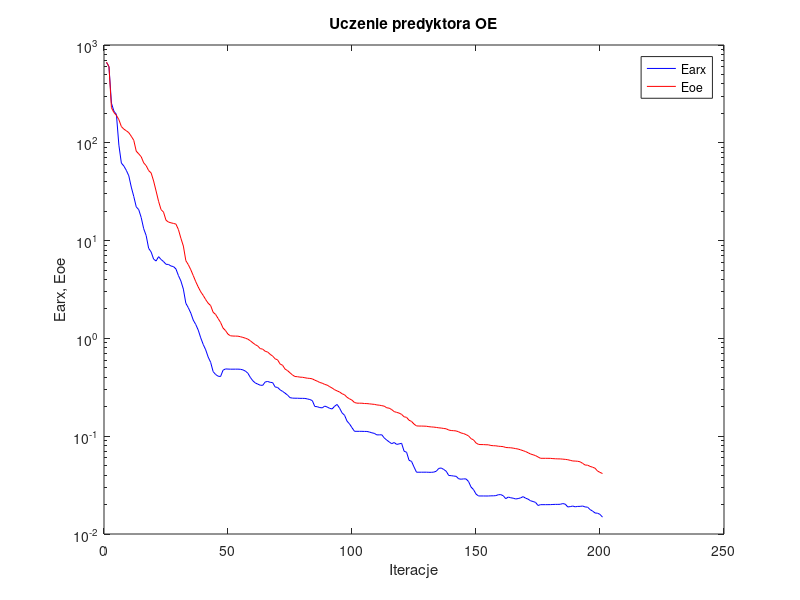
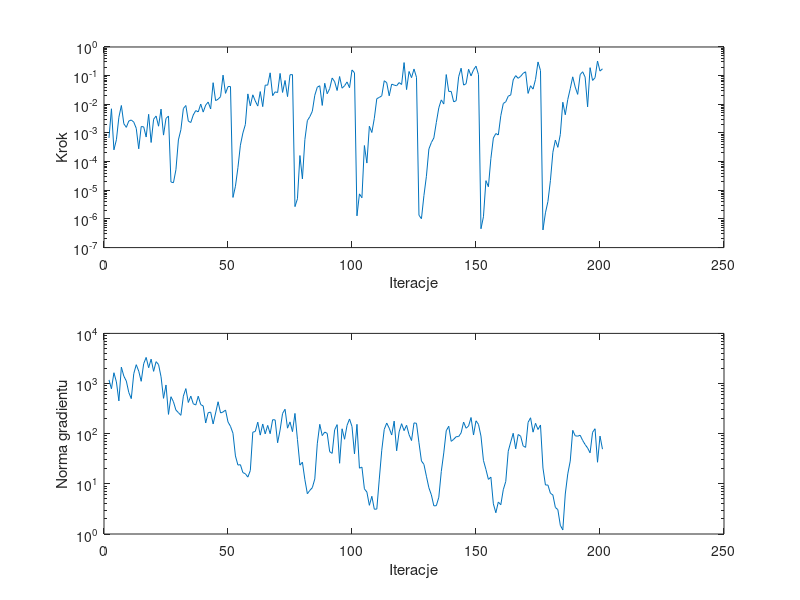

Write MATLAB code to recreate these figures, in order.
%uczenie predyktora oe
clear all;
n=0; farx(n+1)=6.618375e+002; foe(n+1)=6.684053e+002; wspucz(n+1)=0.000000e+000; ng(n+1)=0.000000e+000;
%odnowa zmiennej metryki
n=1; farx(n+1)=6.034024e+002; foe(n+1)=6.013793e+002; krok(n+1)=6.696507e-004; ng(n+1)=1.182933e+003;
n=2; farx(n+1)=2.541346e+002; foe(n+1)=2.286323e+002; krok(n+1)=6.980962e-003; ng(n+1)=7.863976e+002;
n=3; farx(n+1)=2.106307e+002; foe(n+1)=2.036871e+002; krok(n+1)=2.578785e-004; ng(n+1)=1.642221e+003;
n=4; farx(n+1)=1.949600e+002; foe(n+1)=1.910986e+002; krok(n+1)=5.800706e-004; ng(n+1)=1.077674e+003;
n=5; farx(n+1)=9.462014e+001; foe(n+1)=1.723708e+002; krok(n+1)=3.544455e-003; ng(n+1)=4.510304e+002;
n=6; farx(n+1)=6.210654e+001; foe(n+1)=1.466364e+002; krok(n+1)=9.096510e-003; ng(n+1)=2.121551e+003;
n=7; farx(n+1)=5.785772e+001; foe(n+1)=1.379804e+002; krok(n+1)=2.094724e-003; ng(n+1)=1.404408e+003;
n=8; farx(n+1)=5.229743e+001; foe(n+1)=1.327836e+002; krok(n+1)=1.568349e-003; ng(n+1)=1.121649e+003;
n=9; farx(n+1)=4.595950e+001; foe(n+1)=1.269344e+002; krok(n+1)=2.616629e-003; ng(n+1)=6.621803e+002;
n=10; farx(n+1)=3.524471e+001; foe(n+1)=1.165859e+002; krok(n+1)=2.827577e-003; ng(n+1)=5.004876e+002;
n=11; farx(n+1)=2.828752e+001; foe(n+1)=1.061322e+002; krok(n+1)=2.394037e-003; ng(n+1)=1.571295e+003;
n=12; farx(n+1)=2.214195e+001; foe(n+1)=8.212895e+001; krok(n+1)=1.457389e-003; ng(n+1)=2.376949e+003;
n=13; farx(n+1)=2.072757e+001; foe(n+1)=7.705855e+001; krok(n+1)=2.802141e-004; ng(n+1)=1.767243e+003;
n=14; farx(n+1)=1.721996e+001; foe(n+1)=7.204334e+001; krok(n+1)=1.674853e-003; ng(n+1)=1.108088e+003;
n=15; farx(n+1)=1.324066e+001; foe(n+1)=6.237981e+001; krok(n+1)=1.635770e-003; ng(n+1)=2.487053e+003;
n=16; farx(n+1)=1.126799e+001; foe(n+1)=5.840718e+001; krok(n+1)=7.213414e-004; ng(n+1)=3.317742e+003;
n=17; farx(n+1)=8.335818e+000; foe(n+1)=5.199764e+001; krok(n+1)=4.474402e-003; ng(n+1)=2.068629e+003;
n=18; farx(n+1)=7.655192e+000; foe(n+1)=4.922573e+001; krok(n+1)=4.651747e-004; ng(n+1)=3.064777e+003;
n=19; farx(n+1)=6.473218e+000; foe(n+1)=4.071162e+001; krok(n+1)=2.998733e-003; ng(n+1)=1.750233e+003;
n=20; farx(n+1)=6.185013e+000; foe(n+1)=3.214360e+001; krok(n+1)=3.902711e-003; ng(n+1)=2.732562e+003;
n=21; farx(n+1)=6.850561e+000; foe(n+1)=2.523106e+001; krok(n+1)=1.721118e-003; ng(n+1)=2.390425e+003;
n=22; farx(n+1)=6.415394e+000; foe(n+1)=2.075320e+001; krok(n+1)=6.800237e-003; ng(n+1)=1.364166e+003;
n=23; farx(n+1)=6.104172e+000; foe(n+1)=1.954518e+001; krok(n+1)=8.418412e-004; ng(n+1)=5.069576e+002;
n=24; farx(n+1)=5.725967e+000; foe(n+1)=1.615452e+001; krok(n+1)=3.212655e-003; ng(n+1)=9.366106e+002;
n=25; farx(n+1)=5.703710e+000; foe(n+1)=1.546935e+001; krok(n+1)=3.891067e-003; ng(n+1)=2.426148e+002;
%odnowa zmiennej metryki
n=26; farx(n+1)=5.498660e+000; foe(n+1)=1.520201e+001; krok(n+1)=1.943349e-005; ng(n+1)=5.462087e+002;
n=27; farx(n+1)=5.426374e+000; foe(n+1)=1.498576e+001; krok(n+1)=1.833197e-005; ng(n+1)=4.336853e+002;
n=28; farx(n+1)=5.132807e+000; foe(n+1)=1.475247e+001; krok(n+1)=5.210339e-005; ng(n+1)=2.957783e+002;
n=29; farx(n+1)=4.396610e+000; foe(n+1)=1.299108e+001; krok(n+1)=5.724944e-004; ng(n+1)=2.632733e+002;
n=30; farx(n+1)=3.866606e+000; foe(n+1)=1.057181e+001; krok(n+1)=1.296700e-003; ng(n+1)=2.323270e+002;
n=31; farx(n+1)=3.191765e+000; foe(n+1)=8.795068e+000; krok(n+1)=7.099884e-003; ng(n+1)=5.608415e+002;
n=32; farx(n+1)=2.286681e+000; foe(n+1)=6.235526e+000; krok(n+1)=9.082851e-003; ng(n+1)=7.929584e+002;
n=33; farx(n+1)=2.059144e+000; foe(n+1)=5.671527e+000; krok(n+1)=2.583925e-003; ng(n+1)=4.193958e+002;
n=34; farx(n+1)=1.814764e+000; foe(n+1)=5.033062e+000; krok(n+1)=2.314595e-003; ng(n+1)=5.617771e+002;
n=35; farx(n+1)=1.536914e+000; foe(n+1)=4.383840e+000; krok(n+1)=4.258262e-003; ng(n+1)=3.958143e+002;
n=36; farx(n+1)=1.386733e+000; foe(n+1)=3.799386e+000; krok(n+1)=6.035177e-003; ng(n+1)=3.726787e+002;
n=37; farx(n+1)=1.215585e+000; foe(n+1)=3.354637e+000; krok(n+1)=5.433546e-003; ng(n+1)=5.591309e+002;
n=38; farx(n+1)=1.013725e+000; foe(n+1)=2.996664e+000; krok(n+1)=1.019133e-002; ng(n+1)=3.798646e+002;
n=39; farx(n+1)=8.682051e-001; foe(n+1)=2.752286e+000; krok(n+1)=5.346341e-003; ng(n+1)=3.577964e+002;
n=40; farx(n+1)=7.648461e-001; foe(n+1)=2.493188e+000; krok(n+1)=9.378531e-003; ng(n+1)=1.635267e+002;
n=41; farx(n+1)=6.451741e-001; foe(n+1)=2.289374e+000; krok(n+1)=1.199953e-002; ng(n+1)=2.622416e+002;
n=42; farx(n+1)=5.695212e-001; foe(n+1)=2.167254e+000; krok(n+1)=6.884742e-003; ng(n+1)=2.694117e+002;
n=43; farx(n+1)=4.577471e-001; foe(n+1)=1.850881e+000; krok(n+1)=5.671128e-002; ng(n+1)=1.565064e+002;
n=44; farx(n+1)=4.278409e-001; foe(n+1)=1.758775e+000; krok(n+1)=1.340015e-002; ng(n+1)=2.582723e+002;
n=45; farx(n+1)=4.108301e-001; foe(n+1)=1.599307e+000; krok(n+1)=1.503401e-002; ng(n+1)=4.331158e+002;
n=46; farx(n+1)=4.076997e-001; foe(n+1)=1.455984e+000; krok(n+1)=1.849615e-002; ng(n+1)=2.590418e+002;
n=47; farx(n+1)=4.729673e-001; foe(n+1)=1.276503e+000; krok(n+1)=1.042621e-001; ng(n+1)=2.709267e+002;
n=48; farx(n+1)=4.874289e-001; foe(n+1)=1.202181e+000; krok(n+1)=2.407667e-002; ng(n+1)=2.967998e+002;
n=49; farx(n+1)=4.857200e-001; foe(n+1)=1.103870e+000; krok(n+1)=4.152360e-002; ng(n+1)=1.716782e+002;
n=50; farx(n+1)=4.845655e-001; foe(n+1)=1.063247e+000; krok(n+1)=4.171622e-002; ng(n+1)=1.401090e+002;
%odnowa zmiennej metryki
n=51; farx(n+1)=4.846307e-001; foe(n+1)=1.057324e+000; krok(n+1)=5.630525e-006; ng(n+1)=1.021766e+002;
n=52; farx(n+1)=4.848291e-001; foe(n+1)=1.055668e+000; krok(n+1)=1.384553e-005; ng(n+1)=3.600263e+001;
n=53; farx(n+1)=4.849879e-001; foe(n+1)=1.054157e+000; krok(n+1)=6.159556e-005; ng(n+1)=2.370018e+001;
n=54; farx(n+1)=4.831951e-001; foe(n+1)=1.040365e+000; krok(n+1)=3.748417e-004; ng(n+1)=2.411345e+001;
n=55; farx(n+1)=4.768595e-001; foe(n+1)=1.024190e+000; krok(n+1)=9.963700e-004; ng(n+1)=1.675100e+001;
n=56; farx(n+1)=4.635385e-001; foe(n+1)=1.005149e+000; krok(n+1)=1.970836e-003; ng(n+1)=1.592261e+001;
n=57; farx(n+1)=4.408973e-001; foe(n+1)=9.822741e-001; krok(n+1)=2.307159e-002; ng(n+1)=1.362876e+001;
n=58; farx(n+1)=3.994995e-001; foe(n+1)=9.459830e-001; krok(n+1)=8.806488e-003; ng(n+1)=1.844529e+001;
n=59; farx(n+1)=3.690371e-001; foe(n+1)=9.009655e-001; krok(n+1)=2.142882e-002; ng(n+1)=1.072456e+002;
n=60; farx(n+1)=3.504182e-001; foe(n+1)=8.640576e-001; krok(n+1)=1.308616e-002; ng(n+1)=1.108270e+002;
n=61; farx(n+1)=3.408482e-001; foe(n+1)=8.351294e-001; krok(n+1)=8.674162e-003; ng(n+1)=1.699820e+002;
n=62; farx(n+1)=3.322443e-001; foe(n+1)=7.864317e-001; krok(n+1)=2.779047e-002; ng(n+1)=9.369029e+001;
n=63; farx(n+1)=3.311920e-001; foe(n+1)=7.764582e-001; krok(n+1)=8.300976e-003; ng(n+1)=1.561818e+002;
n=64; farx(n+1)=3.588590e-001; foe(n+1)=7.383533e-001; krok(n+1)=4.663645e-002; ng(n+1)=9.922619e+001;
n=65; farx(n+1)=3.627459e-001; foe(n+1)=7.254553e-001; krok(n+1)=4.663470e-002; ng(n+1)=1.463212e+002;
n=66; farx(n+1)=3.556405e-001; foe(n+1)=6.873275e-001; krok(n+1)=1.253606e-001; ng(n+1)=1.000079e+002;
n=67; farx(n+1)=3.531729e-001; foe(n+1)=6.595789e-001; krok(n+1)=2.000182e-002; ng(n+1)=1.901625e+002;
n=68; farx(n+1)=3.188220e-001; foe(n+1)=6.184065e-001; krok(n+1)=2.721013e-002; ng(n+1)=1.883932e+002;
n=69; farx(n+1)=3.151302e-001; foe(n+1)=6.034891e-001; krok(n+1)=2.569070e-002; ng(n+1)=6.595083e+001;
n=70; farx(n+1)=2.981705e-001; foe(n+1)=5.476967e-001; krok(n+1)=1.196783e-001; ng(n+1)=1.180654e+002;
n=71; farx(n+1)=2.873171e-001; foe(n+1)=5.313060e-001; krok(n+1)=2.592196e-002; ng(n+1)=2.533356e+002;
n=72; farx(n+1)=2.757100e-001; foe(n+1)=4.858236e-001; krok(n+1)=6.774452e-002; ng(n+1)=3.071868e+002;
n=73; farx(n+1)=2.632352e-001; foe(n+1)=4.686343e-001; krok(n+1)=1.856024e-002; ng(n+1)=1.288216e+002;
n=74; farx(n+1)=2.478268e-001; foe(n+1)=4.449005e-001; krok(n+1)=1.072012e-001; ng(n+1)=1.719542e+002;
n=75; farx(n+1)=2.451498e-001; foe(n+1)=4.226536e-001; krok(n+1)=1.088038e-001; ng(n+1)=1.098967e+002;
%odnowa zmiennej metryki
n=76; farx(n+1)=2.446125e-001; foe(n+1)=4.075813e-001; krok(n+1)=2.688548e-006; ng(n+1)=2.537069e+002;
n=77; farx(n+1)=2.445156e-001; foe(n+1)=4.059941e-001; krok(n+1)=5.055637e-006; ng(n+1)=7.687598e+001;
n=78; farx(n+1)=2.438583e-001; foe(n+1)=4.017118e-001; krok(n+1)=1.629504e-004; ng(n+1)=2.359303e+001;
n=79; farx(n+1)=2.437764e-001; foe(n+1)=4.005647e-001; krok(n+1)=2.496650e-005; ng(n+1)=2.704046e+001;
n=80; farx(n+1)=2.433580e-001; foe(n+1)=3.960352e-001; krok(n+1)=5.871034e-004; ng(n+1)=1.209673e+001;
n=81; farx(n+1)=2.405680e-001; foe(n+1)=3.918329e-001; krok(n+1)=2.701093e-003; ng(n+1)=6.352941e+000;
n=82; farx(n+1)=2.370854e-001; foe(n+1)=3.898991e-001; krok(n+1)=3.707239e-003; ng(n+1)=7.410710e+000;
n=83; farx(n+1)=2.311618e-001; foe(n+1)=3.857056e-001; krok(n+1)=5.699196e-003; ng(n+1)=8.384752e+000;
n=84; farx(n+1)=2.012577e-001; foe(n+1)=3.740774e-001; krok(n+1)=2.067140e-002; ng(n+1)=1.254597e+001;
n=85; farx(n+1)=2.003304e-001; foe(n+1)=3.653068e-001; krok(n+1)=3.943936e-002; ng(n+1)=6.289647e+001;
n=86; farx(n+1)=1.961693e-001; foe(n+1)=3.543358e-001; krok(n+1)=4.438543e-002; ng(n+1)=1.537521e+002;
n=87; farx(n+1)=1.950398e-001; foe(n+1)=3.483862e-001; krok(n+1)=9.128410e-003; ng(n+1)=9.153551e+001;
n=88; farx(n+1)=2.030520e-001; foe(n+1)=3.386002e-001; krok(n+1)=5.421512e-002; ng(n+1)=1.077342e+002;
n=89; farx(n+1)=1.989401e-001; foe(n+1)=3.327717e-001; krok(n+1)=2.331822e-002; ng(n+1)=1.015236e+002;
n=90; farx(n+1)=1.925484e-001; foe(n+1)=3.208573e-001; krok(n+1)=3.526755e-002; ng(n+1)=4.372891e+001;
n=91; farx(n+1)=1.900245e-001; foe(n+1)=3.107175e-001; krok(n+1)=8.268560e-002; ng(n+1)=4.056219e+001;
n=92; farx(n+1)=2.027233e-001; foe(n+1)=2.985262e-001; krok(n+1)=6.153853e-002; ng(n+1)=1.194331e+002;
n=93; farx(n+1)=2.111694e-001; foe(n+1)=2.905356e-001; krok(n+1)=3.026697e-002; ng(n+1)=1.516323e+002;
n=94; farx(n+1)=1.931737e-001; foe(n+1)=2.831019e-001; krok(n+1)=9.326940e-002; ng(n+1)=2.573937e+001;
n=95; farx(n+1)=1.732043e-001; foe(n+1)=2.716845e-001; krok(n+1)=3.650930e-002; ng(n+1)=1.253007e+002;
n=96; farx(n+1)=1.635988e-001; foe(n+1)=2.651460e-001; krok(n+1)=4.438543e-002; ng(n+1)=7.754857e+001;
n=97; farx(n+1)=1.424501e-001; foe(n+1)=2.497696e-001; krok(n+1)=6.024636e-002; ng(n+1)=1.463809e+002;
n=98; farx(n+1)=1.335834e-001; foe(n+1)=2.411303e-001; krok(n+1)=3.781898e-002; ng(n+1)=1.965270e+002;
n=99; farx(n+1)=1.221363e-001; foe(n+1)=2.335260e-001; krok(n+1)=1.580662e-001; ng(n+1)=1.387346e+002;
n=100; farx(n+1)=1.122263e-001; foe(n+1)=2.209479e-001; krok(n+1)=1.257595e-001; ng(n+1)=3.960511e+001;
%odnowa zmiennej metryki
n=101; farx(n+1)=1.121996e-001; foe(n+1)=2.177271e-001; krok(n+1)=1.281639e-006; ng(n+1)=1.537881e+002;
n=102; farx(n+1)=1.121707e-001; foe(n+1)=2.175318e-001; krok(n+1)=7.482921e-006; ng(n+1)=2.053522e+001;
n=103; farx(n+1)=1.121566e-001; foe(n+1)=2.174095e-001; krok(n+1)=5.482924e-006; ng(n+1)=2.155935e+001;
n=104; farx(n+1)=1.118978e-001; foe(n+1)=2.158971e-001; krok(n+1)=3.643472e-004; ng(n+1)=7.954362e+000;
n=105; farx(n+1)=1.118516e-001; foe(n+1)=2.155309e-001; krok(n+1)=8.906432e-005; ng(n+1)=6.852990e+000;
n=106; farx(n+1)=1.104047e-001; foe(n+1)=2.142759e-001; krok(n+1)=1.713514e-003; ng(n+1)=3.733387e+000;
n=107; farx(n+1)=1.083329e-001; foe(n+1)=2.128081e-001; krok(n+1)=1.037622e-003; ng(n+1)=5.650447e+000;
n=108; farx(n+1)=1.069115e-001; foe(n+1)=2.116700e-001; krok(n+1)=3.242576e-003; ng(n+1)=3.118075e+000;
n=109; farx(n+1)=1.031832e-001; foe(n+1)=2.088962e-001; krok(n+1)=1.576669e-002; ng(n+1)=3.140480e+000;
n=110; farx(n+1)=1.031840e-001; foe(n+1)=2.076071e-001; krok(n+1)=1.734832e-002; ng(n+1)=1.243638e+001;
n=111; farx(n+1)=1.034639e-001; foe(n+1)=2.053670e-001; krok(n+1)=1.981488e-002; ng(n+1)=4.684298e+001;
n=112; farx(n+1)=9.605334e-002; foe(n+1)=2.027814e-001; krok(n+1)=6.640781e-002; ng(n+1)=1.218181e+002;
n=113; farx(n+1)=9.124150e-002; foe(n+1)=1.953708e-001; krok(n+1)=5.679907e-002; ng(n+1)=1.631974e+002;
n=114; farx(n+1)=8.745912e-002; foe(n+1)=1.934324e-001; krok(n+1)=1.980819e-002; ng(n+1)=1.287898e+002;
n=115; farx(n+1)=8.381574e-002; foe(n+1)=1.871356e-001; krok(n+1)=5.051878e-002; ng(n+1)=9.416699e+001;
n=116; farx(n+1)=8.620373e-002; foe(n+1)=1.785113e-001; krok(n+1)=4.681906e-002; ng(n+1)=1.782853e+002;
n=117; farx(n+1)=8.246729e-002; foe(n+1)=1.752942e-001; krok(n+1)=4.438543e-002; ng(n+1)=4.563246e+001;
n=118; farx(n+1)=8.341617e-002; foe(n+1)=1.722967e-001; krok(n+1)=5.731991e-002; ng(n+1)=1.089327e+002;
n=119; farx(n+1)=8.465472e-002; foe(n+1)=1.671261e-001; krok(n+1)=4.904612e-002; ng(n+1)=1.582818e+002;
n=120; farx(n+1)=7.021550e-002; foe(n+1)=1.579261e-001; krok(n+1)=2.857025e-001; ng(n+1)=1.150694e+002;
n=121; farx(n+1)=6.859051e-002; foe(n+1)=1.559188e-001; krok(n+1)=3.262119e-002; ng(n+1)=1.472682e+002;
n=122; farx(n+1)=5.666761e-002; foe(n+1)=1.455968e-001; krok(n+1)=1.400181e-001; ng(n+1)=9.582395e+001;
n=123; farx(n+1)=5.530305e-002; foe(n+1)=1.416356e-001; krok(n+1)=8.509079e-002; ng(n+1)=7.304995e+001;
n=124; farx(n+1)=4.850302e-002; foe(n+1)=1.331194e-001; krok(n+1)=1.701816e-001; ng(n+1)=1.641925e+002;
n=125; farx(n+1)=4.283141e-002; foe(n+1)=1.274358e-001; krok(n+1)=8.776600e-002; ng(n+1)=1.610455e+002;
%odnowa zmiennej metryki
n=126; farx(n+1)=4.283955e-002; foe(n+1)=1.270186e-001; krok(n+1)=1.346621e-006; ng(n+1)=6.611523e+001;
n=127; farx(n+1)=4.284194e-002; foe(n+1)=1.269620e-001; krok(n+1)=1.019383e-006; ng(n+1)=2.859391e+001;
n=128; farx(n+1)=4.285794e-002; foe(n+1)=1.267574e-001; krok(n+1)=6.532194e-006; ng(n+1)=2.447120e+001;
n=129; farx(n+1)=4.286423e-002; foe(n+1)=1.264285e-001; krok(n+1)=3.079431e-005; ng(n+1)=1.420245e+001;
n=130; farx(n+1)=4.275681e-002; foe(n+1)=1.251678e-001; krok(n+1)=2.749912e-004; ng(n+1)=8.356402e+000;
n=131; farx(n+1)=4.272953e-002; foe(n+1)=1.243944e-001; krok(n+1)=4.630782e-004; ng(n+1)=6.033362e+000;
n=132; farx(n+1)=4.295214e-002; foe(n+1)=1.238709e-001; krok(n+1)=6.710424e-004; ng(n+1)=3.643456e+000;
n=133; farx(n+1)=4.386647e-002; foe(n+1)=1.229345e-001; krok(n+1)=2.322389e-003; ng(n+1)=3.668806e+000;
n=134; farx(n+1)=4.688785e-002; foe(n+1)=1.217974e-001; krok(n+1)=7.530795e-003; ng(n+1)=5.409240e+000;
n=135; farx(n+1)=4.728340e-002; foe(n+1)=1.211339e-001; krok(n+1)=1.423801e-002; ng(n+1)=1.761176e+001;
n=136; farx(n+1)=4.567053e-002; foe(n+1)=1.199567e-001; krok(n+1)=1.021537e-002; ng(n+1)=4.133974e+001;
n=137; farx(n+1)=4.381685e-002; foe(n+1)=1.190366e-001; krok(n+1)=1.090928e-001; ng(n+1)=1.142975e+002;
n=138; farx(n+1)=3.966833e-002; foe(n+1)=1.156278e-001; krok(n+1)=2.812841e-002; ng(n+1)=1.409866e+002;
n=139; farx(n+1)=3.949752e-002; foe(n+1)=1.142909e-001; krok(n+1)=2.811708e-002; ng(n+1)=7.037635e+001;
n=140; farx(n+1)=3.915203e-002; foe(n+1)=1.138393e-001; krok(n+1)=1.216238e-002; ng(n+1)=7.730026e+001;
n=141; farx(n+1)=3.888304e-002; foe(n+1)=1.131834e-001; krok(n+1)=1.336226e-002; ng(n+1)=8.714199e+001;
n=142; farx(n+1)=3.669064e-002; foe(n+1)=1.108999e-001; krok(n+1)=9.137743e-002; ng(n+1)=8.773317e+001;
n=143; farx(n+1)=3.633672e-002; foe(n+1)=1.079212e-001; krok(n+1)=1.817918e-001; ng(n+1)=1.039798e+002;
n=144; farx(n+1)=3.660504e-002; foe(n+1)=1.063601e-001; krok(n+1)=4.681906e-002; ng(n+1)=1.709009e+002;
n=145; farx(n+1)=3.655770e-002; foe(n+1)=1.037959e-001; krok(n+1)=5.223014e-002; ng(n+1)=1.286632e+002;
n=146; farx(n+1)=3.438492e-002; foe(n+1)=1.006829e-001; krok(n+1)=1.670230e-001; ng(n+1)=1.420178e+002;
n=147; farx(n+1)=3.020512e-002; foe(n+1)=9.442136e-002; krok(n+1)=9.809225e-002; ng(n+1)=2.103503e+002;
n=148; farx(n+1)=2.843950e-002; foe(n+1)=9.170299e-002; krok(n+1)=1.592896e-001; ng(n+1)=9.414417e+001;
n=149; farx(n+1)=2.562525e-002; foe(n+1)=8.533860e-002; krok(n+1)=2.143812e-001; ng(n+1)=1.808142e+002;
n=150; farx(n+1)=2.448908e-002; foe(n+1)=8.244720e-002; krok(n+1)=1.084302e-001; ng(n+1)=1.533557e+002;
%odnowa zmiennej metryki
n=151; farx(n+1)=2.448720e-002; foe(n+1)=8.213116e-002; krok(n+1)=4.540895e-007; ng(n+1)=8.967837e+001;
n=152; farx(n+1)=2.448418e-002; foe(n+1)=8.207694e-002; krok(n+1)=1.190105e-006; ng(n+1)=2.936451e+001;
n=153; farx(n+1)=2.446487e-002; foe(n+1)=8.176634e-002; krok(n+1)=2.167257e-005; ng(n+1)=1.940707e+001;
n=154; farx(n+1)=2.447402e-002; foe(n+1)=8.166861e-002; krok(n+1)=1.328171e-005; ng(n+1)=1.227940e+001;
n=155; farx(n+1)=2.456111e-002; foe(n+1)=8.037317e-002; krok(n+1)=1.283338e-004; ng(n+1)=1.360882e+001;
n=156; farx(n+1)=2.457451e-002; foe(n+1)=7.995418e-002; krok(n+1)=6.650130e-004; ng(n+1)=3.990129e+000;
n=157; farx(n+1)=2.468350e-002; foe(n+1)=7.973921e-002; krok(n+1)=9.546530e-004; ng(n+1)=2.654229e+000;
n=158; farx(n+1)=2.521454e-002; foe(n+1)=7.899022e-002; krok(n+1)=8.500296e-004; ng(n+1)=4.342585e+000;
n=159; farx(n+1)=2.527365e-002; foe(n+1)=7.861232e-002; krok(n+1)=4.011567e-003; ng(n+1)=3.830661e+000;
n=160; farx(n+1)=2.459268e-002; foe(n+1)=7.822698e-002; krok(n+1)=1.064021e-002; ng(n+1)=7.640280e+000;
n=161; farx(n+1)=2.296475e-002; foe(n+1)=7.665748e-002; krok(n+1)=1.226153e-002; ng(n+1)=1.118311e+001;
n=162; farx(n+1)=2.387257e-002; foe(n+1)=7.637983e-002; krok(n+1)=1.918067e-002; ng(n+1)=4.475721e+001;
n=163; farx(n+1)=2.347356e-002; foe(n+1)=7.614653e-002; krok(n+1)=2.117616e-002; ng(n+1)=6.836703e+001;
n=164; farx(n+1)=2.323031e-002; foe(n+1)=7.550418e-002; krok(n+1)=7.119534e-002; ng(n+1)=1.019580e+002;
n=165; farx(n+1)=2.281797e-002; foe(n+1)=7.464856e-002; krok(n+1)=1.001107e-001; ng(n+1)=4.988593e+001;
n=166; farx(n+1)=2.303289e-002; foe(n+1)=7.387519e-002; krok(n+1)=8.057849e-002; ng(n+1)=9.641287e+001;
n=167; farx(n+1)=2.341847e-002; foe(n+1)=7.253071e-002; krok(n+1)=9.464413e-002; ng(n+1)=8.910443e+001;
n=168; farx(n+1)=2.410012e-002; foe(n+1)=7.110105e-002; krok(n+1)=1.202721e-001; ng(n+1)=5.718151e+001;
n=169; farx(n+1)=2.323242e-002; foe(n+1)=6.966104e-002; krok(n+1)=1.362955e-001; ng(n+1)=5.335094e+001;
n=170; farx(n+1)=2.272868e-002; foe(n+1)=6.773534e-002; krok(n+1)=2.398987e-002; ng(n+1)=1.681062e+002;
n=171; farx(n+1)=2.186723e-002; foe(n+1)=6.577972e-002; krok(n+1)=4.438543e-002; ng(n+1)=2.076977e+002;
n=172; farx(n+1)=2.149478e-002; foe(n+1)=6.458853e-002; krok(n+1)=3.387226e-002; ng(n+1)=1.073157e+002;
n=173; farx(n+1)=2.105654e-002; foe(n+1)=6.335213e-002; krok(n+1)=7.420579e-002; ng(n+1)=1.612609e+002;
n=174; farx(n+1)=1.958079e-002; foe(n+1)=6.134912e-002; krok(n+1)=3.005969e-001; ng(n+1)=1.212049e+002;
n=175; farx(n+1)=1.995001e-002; foe(n+1)=5.944933e-002; krok(n+1)=1.508553e-001; ng(n+1)=1.491195e+002;
%odnowa zmiennej metryki
n=176; farx(n+1)=1.995057e-002; foe(n+1)=5.943491e-002; krok(n+1)=4.135006e-007; ng(n+1)=2.070612e+001;
n=177; farx(n+1)=1.995306e-002; foe(n+1)=5.942525e-002; krok(n+1)=1.635283e-006; ng(n+1)=9.479562e+000;
n=178; farx(n+1)=1.995864e-002; foe(n+1)=5.940372e-002; krok(n+1)=4.053211e-006; ng(n+1)=9.471475e+000;
n=179; farx(n+1)=1.996892e-002; foe(n+1)=5.935568e-002; krok(n+1)=2.167257e-005; ng(n+1)=6.487252e+000;
n=180; farx(n+1)=2.004225e-002; foe(n+1)=5.901948e-002; krok(n+1)=2.125074e-004; ng(n+1)=6.006553e+000;
n=181; farx(n+1)=2.008744e-002; foe(n+1)=5.879172e-002; krok(n+1)=5.651115e-004; ng(n+1)=3.384922e+000;
n=182; farx(n+1)=2.009259e-002; foe(n+1)=5.864346e-002; krok(n+1)=3.149159e-004; ng(n+1)=3.061015e+000;
n=183; farx(n+1)=2.012911e-002; foe(n+1)=5.859032e-002; krok(n+1)=8.861138e-004; ng(n+1)=1.492547e+000;
n=184; farx(n+1)=2.047526e-002; foe(n+1)=5.827299e-002; krok(n+1)=1.181377e-002; ng(n+1)=1.204425e+000;
n=185; farx(n+1)=2.018942e-002; foe(n+1)=5.795888e-002; krok(n+1)=4.315901e-003; ng(n+1)=6.275632e+000;
n=186; farx(n+1)=1.890650e-002; foe(n+1)=5.747888e-002; krok(n+1)=1.473291e-002; ng(n+1)=1.579851e+001;
n=187; farx(n+1)=1.906057e-002; foe(n+1)=5.665770e-002; krok(n+1)=3.500452e-002; ng(n+1)=2.848680e+001;
n=188; farx(n+1)=1.931397e-002; foe(n+1)=5.583139e-002; krok(n+1)=9.089589e-002; ng(n+1)=1.166421e+002;
n=189; farx(n+1)=1.896984e-002; foe(n+1)=5.568772e-002; krok(n+1)=4.000365e-002; ng(n+1)=9.087501e+001;
n=190; farx(n+1)=1.914677e-002; foe(n+1)=5.541760e-002; krok(n+1)=2.219272e-002; ng(n+1)=8.921580e+001;
n=191; farx(n+1)=1.917009e-002; foe(n+1)=5.471260e-002; krok(n+1)=1.084302e-001; ng(n+1)=9.318892e+001;
n=192; farx(n+1)=1.932119e-002; foe(n+1)=5.275070e-002; krok(n+1)=1.365319e-001; ng(n+1)=7.351129e+001;
n=193; farx(n+1)=1.890707e-002; foe(n+1)=5.069904e-002; krok(n+1)=8.892157e-002; ng(n+1)=6.081566e+001;
n=194; farx(n+1)=1.881198e-002; foe(n+1)=5.056782e-002; krok(n+1)=8.155298e-003; ng(n+1)=5.184002e+001;
n=195; farx(n+1)=1.777211e-002; foe(n+1)=4.912827e-002; krok(n+1)=1.895930e-001; ng(n+1)=4.155659e+001;
n=196; farx(n+1)=1.716908e-002; foe(n+1)=4.821043e-002; krok(n+1)=6.813219e-002; ng(n+1)=1.064541e+002;
n=197; farx(n+1)=1.640184e-002; foe(n+1)=4.705181e-002; krok(n+1)=8.472165e-002; ng(n+1)=1.255621e+002;
n=198; farx(n+1)=1.631876e-002; foe(n+1)=4.405282e-002; krok(n+1)=3.238984e-001; ng(n+1)=2.696640e+001;
n=199; farx(n+1)=1.587342e-002; foe(n+1)=4.267782e-002; krok(n+1)=1.441658e-001; ng(n+1)=8.956015e+001;
n=200; farx(n+1)=1.487382e-002; foe(n+1)=4.151982e-002; krok(n+1)=1.732520e-001; ng(n+1)=4.916021e+001;

figure; semilogy(farx,'b'); hold on; semilogy(foe,'r'); xlabel('Iteracje'); ylabel('Earx, Eoe'); legend('Earx','Eoe'); title('Uczenie predyktora OE');
figure; subplot(2,1,1); semilogy(krok); xlabel('Iteracje'); ylabel('Krok');
subplot(2,1,2); semilogy(ng); xlabel('Iteracje'); ylabel('Norma gradientu');
Earx=farx(n+1)
Eoe=foe(n+1)
